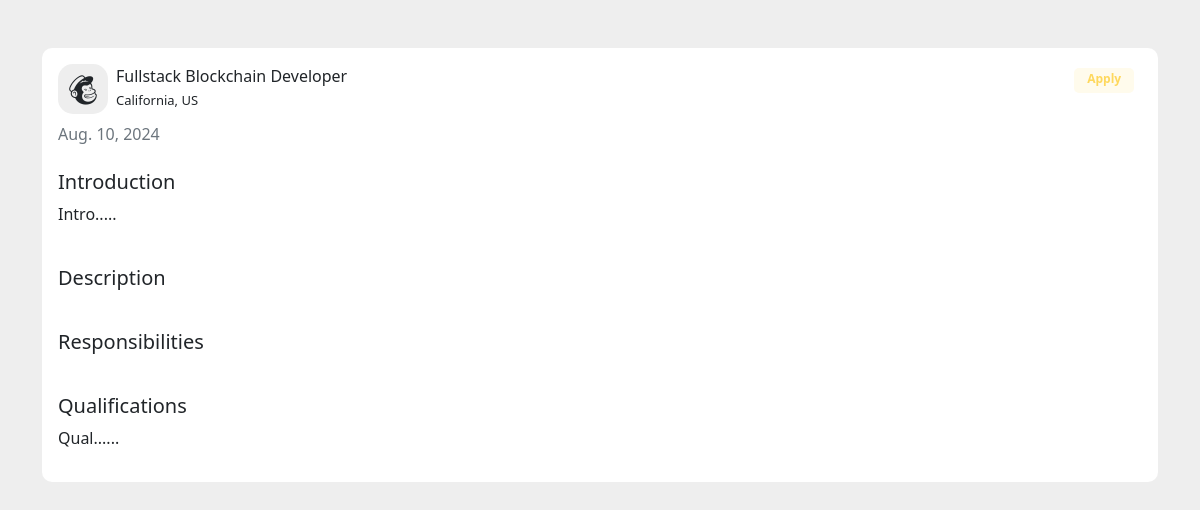
Page /job-detail/1/ on the earlier database version.
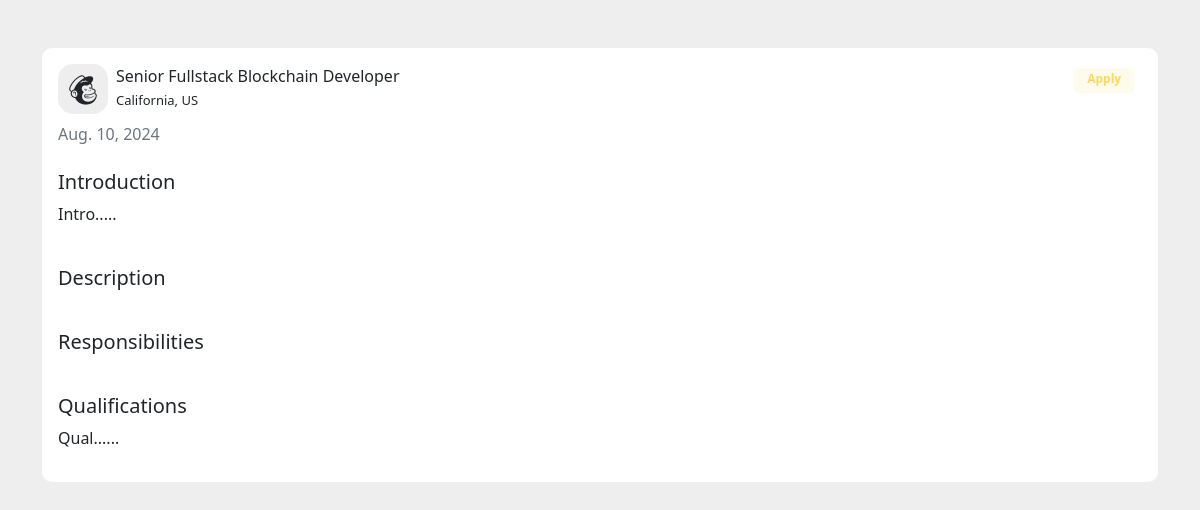
Same page on the later database version.
### HumanResource/models.py (models this page shows, shortened)
class Job(models.Model):
    job_title = models.CharField(max_length=100, null=False)
    department = models.CharField(max_length=50, choices=departments)
    salary = models.IntegerField()
    location = models.CharField(max_length=100, choices=locations)
    introduction = models.CharField(max_length=220)
    brief_posting_description = models.CharField(max_length=400)
    responsabilities = models.CharField(max_length=3000)
    qualifications = models.CharField(max_length=1500)
    is_active = models.BooleanField(default=True)
    date_posted = models.DateField(auto_now_add=True)

### HumanResource/views.py (the view)
# urls.py: path('job-detail/<int:job_id>/', views.job_detail_page, name='job-detail'),
def job_detail_page(request, job_id):
    try:
        job = Job.objects.filter(id=job_id)[0]
        return render(request, 'app/job_detail.html', locals())
    except Exception as e:
        print(e)
        return HttpResponse('Job Not Found')

### HumanResource/templates/app/job_detail.html (shortened to what this page needs)
{% extends 'app/careers_index.html' %}
{% load static %}
{% block body %}
{% if job %}
<div class="container mt-5 mb-3">
    <div class="row">
        <div class="col-md-12">
            <div class="card p-3 mb-2">
                <div class="d-flex justify-content-between">
                    <div class="d-flex flex-row align-items-center">
                        <div class="icon"> <i class="bx bxl-mailchimp"></i> </div>
                        <div class="ms-2 c-details">
                            <h6 class="mb-0">{{ job.job_title }}</h6> <span>{{ job.location }}</span>
                        </div>
                    </div>
                    <a href="{% url 'apply-job' job.id %}"style="text-decoration: none;"><div class="badge"> <span>Apply</span> </div></a>
                </div>
                <div class="mt-2">
                    <span class="text-muted">{{ job.date_posted}}</span>
                </div>
                <div class="mt-4">
                    <h5 class="mb-0">Introduction</h5>
                    <div class="mt-2">
                        <p> {{ job.introduction }}</p>
                    </div>
                </div>
                <div class="mt-4">
                    <h5 class="mb-0">Description</h5>
                </div>
                <div class="mt-4">
                    <h5 class="mb-0">Responsibilities</h5>
                </div>
                <div class="mt-4">
                    <h5 class="mb-0">Qualifications</h5>
                    <div class="mt-2">
                        <p> {{ job.qualifications }}</p>
                    </div>
                </div>
            </div>
        </div>
    </div>
</div>
{% else %}
<h4 class="mb-0">No Job has been found</h4>
{% endif %}
{% endblock %}

Differences in the rows shown:
changed Job "California, US": job_title "Fullstack Blockchain Developer" → "Senior Fullstack Blockchain Developer"
